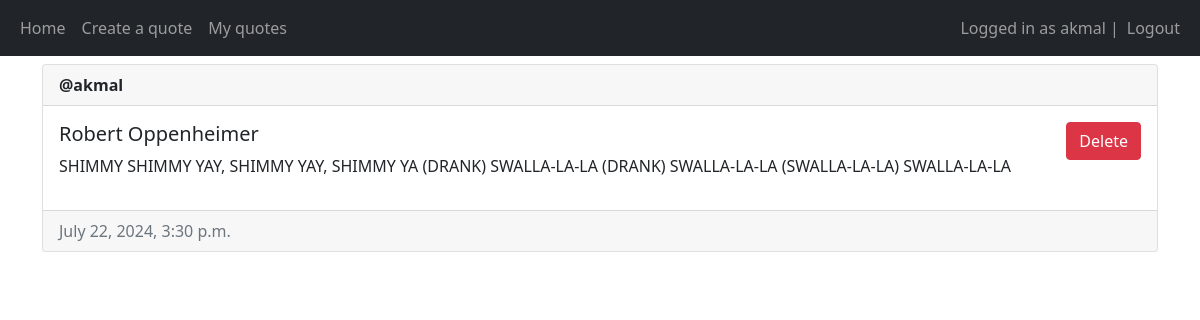
The app's page /my-quote/ (signed in) with its own data.
### main/models.py (models this page shows, shortened)
class Quote(models.Model):
    creator = models.ForeignKey(User, on_delete=models.CASCADE)
    author = models.CharField(max_length=100)
    text = models.TextField()
    created = models.DateTimeField(auto_now_add=True)
    updated = models.DateTimeField(auto_now=True)

### main/views.py (the view)
# urls.py: path('my-quote/', views.my_quotes, name="my_quotes"),
@login_required(login_url="/login/")
def my_quotes(request):
    quotes = Quote.objects.filter(creator=request.user)
    if request.method == "POST":
        quote_id = request.POST.get("quote-id")
        quote = Quote.objects.filter(id=quote_id).first()
        if quote and quote.creator == request.user:
            quote.delete()
    return render(request, "main/my_quotes.html", {"quotes": quotes})

### main/templates/main/my_quotes.html (shortened to what this page needs)
{% extends 'main/base.html' %}
{% block content %}
    {% if quotes %}
        {% for quote in quotes %}
            {% if user == quote.creator %}
                <div class="card mt-2">
                    <div class="card-header">
                        <strong>@{{ quote.creator.username }}</strong>
                    </div>
                    <div class="card-body d-flex flex-row justify-content-between">
                        <div>
                            <h5 class="card-title">{{ quote.author }}</h5>
                            <p>{{ quote.text }}</p>
                        </div>
                        <div>
                            <form method="POST">
                                <button type="submit" class="btn btn-danger" value="{{ quote.id }}" name="quote-id">Delete</button>
                            </form>
                        </div>
                    </div>
                    <div class="card-footer text-muted">
                        {{ quote.created }}
                    </div>
                </div>
            {% endif %}
        {% empty %}
            <p>No quotes yet :/</p>
        {% endfor %}
    {% else %}
        <p>No quotes yet :/. Create <a href="/create-quote/">one</a></p>
    {% endif %}
{% endblock %}

### main/templates/main/base.html (shortened to what this page needs)
<!DOCTYPE html>
<html lang="en">
<head>
    <link href="https://cdn.jsdelivr.net/npm/bootstrap@5.1.3/dist/css/bootstrap.min.css" rel="stylesheet">
</head>
<body>
    <nav class="navbar navbar-expand-lg navbar-dark bg-dark">
        <div class="container-fluid">
            <div>
                <ul class="navbar-nav">
                    <li class="nav-item">
                        <a class="nav-link" href="/home/">Home</a>
                    </li>
                    <li class="nav-item">
                        <a class="nav-link" href="/create-quote/">Create a quote</a>
                    </li>
                    <li class="nav-item">
                        <a class="nav-link" href="/my-quote/">My quotes</a>
                    </li>
                </ul>
            </div>
            <div>
                <ul class="navbar-nav">
                    {% if user.is_authenticated %}
                        <span class="navbar-text">Logged in as {{user.username}} | </span>
                        <li class="nav-item">
                            <a class="nav-link" href="/logout/">Logout</a>
                        </li>
                    {% endif %}
                </ul>
            </div>
        </div>
    </nav>
    <div class="container">
        {% block content %}
        {% endblock %}
    </div>
</body>
</html>

### records on screen
Quote: creator.username "akmal", author "Robert Oppenheimer", text "SHIMMY SHIMMY YAY, SHIMMY YAY, SHIMMY YA (DRANK) SWALLA-LA-LA (DRANK) SWALLA-LA-LA (SWALLA-LA-LA) SWALLA-LA-LA", {{ quote.id }} 1 (drawn), created "July 22, 2024, 3:30 p.m."

### other values on screen
{{ user.username }} "akmal"
